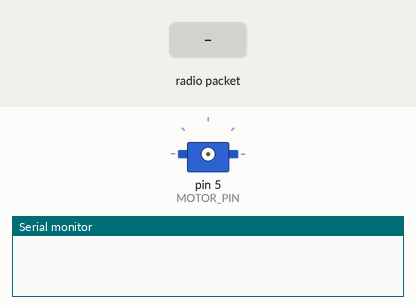
A sketch run on a simulated Arduino Uno, built with avr-gcc and run on an emulated ATmega328P. Shown: servo, the last lines printed to the serial monitor. The test bench sets the inputs (shaded band). No radio packets arrive unless stated.

Above: at 0.1 s.
At 11.2 s:
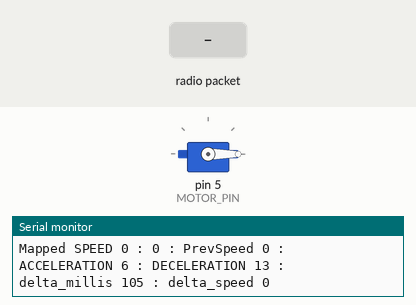
11.3 s: radio packet "1" arrives
Timing chart, 0 to 14.3 s (numbered marks = the images above; inputs shaded):
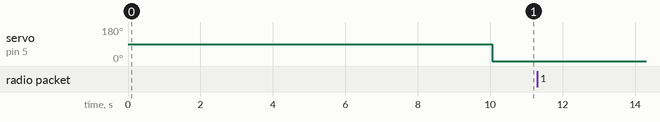

The sketch:

recv.ino
```cpp
#include <printf.h>
#include <stdint.h>
#include <nRF24L01.h>
#include <RF24_config.h>
#include <FreqMeasure.h>
#include <SPI.h>
#include <Servo.h>
#include "RF24.h"

#define UART_BAUDRATE         9600
#define CHANGE_SPEED_INTERVAL 100
#define MOTOR_PIN             5
#define MOTOR_MIN             953 // 850 950, 953 - start // 850
#define MOTOR_MAX             1770 // 2300
#define ACCELERATION          map(50, 0, MOTOR_MAX-MOTOR_MIN, 0, 1023)  // 10
#define DECELERATION          map(100, 0, MOTOR_MAX-MOTOR_MIN, 0, 1023) // 10
#define DEBUG                 1

//define wheter to print debug information or not, depending on DEBUG constant value
#if defined(DEBUG) && DEBUG > 0
#define DEBUG_PRINT(arg) Serial.print(arg)
#else
#define DEBUG_PRINT(arg)
#endif

RF24 radio(9, 10); //radio(7, 8);
Servo motor;

// The new types.
typedef int16_t speed_t;
typedef enum {OFF = 0, ON = !OFF} button_state_t;
//typedef enum {INIT = 0, STAND, ACCEL, WATCH, DECEL} motion_state_t;

typedef struct {
  speed_t speed;
  button_state_t save_button;
} packet_t;

typedef struct {
  float frequency;
} telemetry_t;

// Global
double sum = 0;
int count = 0;
const byte addresses[][6] = {"trans", "recv"};
uint32_t previous_millis = 0;
uint32_t delta_millis = 0;
speed_t previous_speed = 0;

volatile telemetry_t telemetry;
packet_t packet;

void setup()
{
#if defined(DEBUG) && DEBUG > 0
  uart_init(UART_BAUDRATE);
#endif
  radio_init();
//  gpio_init(); // remove it in case LED is not used (for MVP version)?
  motor_init();
  packet_init();
  telemetry_init();
  freq_measure_init();
}

void loop()
{
  uint32_t current_millis = millis(); //Number of milliseconds since the program started

  //change the speed not more frequently than CHANGE_SPEED_INTERVAL
  delta_millis = current_millis - previous_millis;
  if (delta_millis >= CHANGE_SPEED_INTERVAL) {
    previous_millis = current_millis;
    change_speed();
  }
  receive_packet();
  send_telemetry();
}

void change_speed()
{
  static speed_t current_speed = 0;

  speed_t speed;
  speed_t delta_speed;

  // Calculate the potentiometer delta speed
  delta_speed = packet.speed - previous_speed;

  if (packet.save_button == ON) {
    if (delta_speed < DECELERATION*delta_millis/(-1000.0)) {
      current_speed = previous_speed - DECELERATION*delta_millis/1000.0;
    }
    else if (delta_speed > ACCELERATION*delta_millis/1000.0)
    {
      current_speed = previous_speed + ACCELERATION*delta_millis/1000.0;
    }
    else if (delta_speed > DECELERATION*delta_millis/(-1000.0) && delta_speed < ACCELERATION*delta_millis/1000.0) {
      current_speed = packet.speed;
    }
    previous_speed = current_speed;
  }
  else
  {
    current_speed=0;
    previous_speed = previous_speed - DECELERATION*delta_millis/1000.0; ///// this is the most curious hypothesis (actually don't not how fast it will slow down while Idle
  }
  previous_speed = constrain(previous_speed, 0, 1023);
  speed = constrain(current_speed, 0, 1023);
  if (speed > 0) {
    speed = map(speed, 1, 1023, MOTOR_MIN, MOTOR_MAX); //zero down the PWM voltage while not forcing motor to run (intend to close electronic keys and prevent its heating)
  }

  DEBUG_PRINT(F("Mapped SPEED "));
  DEBUG_PRINT(speed);
  DEBUG_PRINT(F(" : "));
  DEBUG_PRINT(packet.save_button);
  DEBUG_PRINT(F(" : "));
  DEBUG_PRINT(F("PrevSpeed "));
  DEBUG_PRINT(previous_speed);
  DEBUG_PRINT(F(" : "));
  DEBUG_PRINT(F("ACCELERATION "));
  DEBUG_PRINT(ACCELERATION*delta_millis/1000);
  DEBUG_PRINT(F(" : "));
  DEBUG_PRINT(F("DECELERATION "));
  DEBUG_PRINT(DECELERATION*delta_millis/1000);
  DEBUG_PRINT(F(" : "));
  DEBUG_PRINT(F("delta_millis "));
  DEBUG_PRINT(delta_millis);
  DEBUG_PRINT(F(" : "));
  DEBUG_PRINT(F("delta_speed "));
  DEBUG_PRINT(delta_speed);
  DEBUG_PRINT("\n");

  motor.writeMicroseconds(speed);
}

void receive_packet()
{
  if (radio.available()) {
    while (radio.available()) {
      radio.read(&packet, sizeof(packet));
    }
  }
}

void send_telemetry()
{
  float frequency;

  if (FreqMeasure.available()) {
    sum += FreqMeasure.read();
    count += 1;
    if (count > 30) {
      frequency = FreqMeasure.countToFrequency(sum / count);
	    DEBUG_PRINT(F("Frequency: "));
	    DEBUG_PRINT(frequency);
      DEBUG_PRINT(F("\n"));
      sum = count = 0;
    }

    telemetry.frequency = frequency;

    radio.stopListening();

    if (!radio.write((const void*)&telemetry, sizeof(telemetry))) {
        DEBUG_PRINT(F("failed to send telemetry!"));
        DEBUG_PRINT("\n");
    }

    radio.startListening();
  }
}

// The initialization routines.
void motor_init(void)
{
  motor.attach(MOTOR_PIN);
}

void uart_init(uint32_t baudrate)
{
  Serial.begin(baudrate);
}

void freq_measure_init(void)
{
  FreqMeasure.begin();
}

void radio_init(void)
{
  radio.begin();
  radio.openReadingPipe(1, addresses[0]);
  radio.openWritingPipe(addresses[1]);
  radio.setPALevel(RF24_PA_LOW);
  radio.startListening();
  delay(10000);
}

void packet_init()
{
  packet.speed = 0;
  packet.save_button = OFF;
}

void telemetry_init()
{
    telemetry.frequency = 0;
}
```
